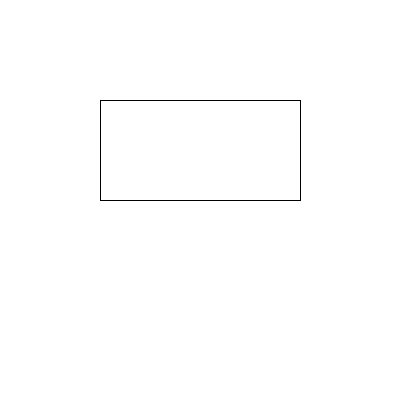
Frame 1 (no input)
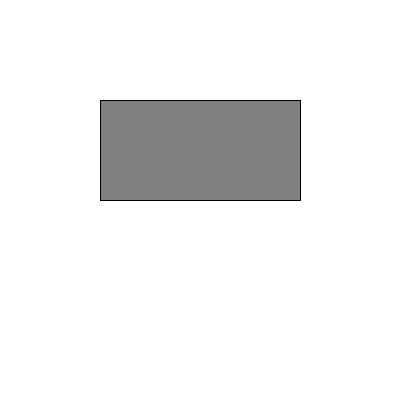
Frame 60 (the mouse pressed at the canvas centre just before this capture)
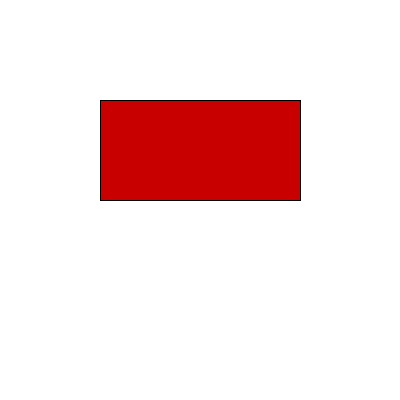
Frame 120 (the mouse held since frame 60 and released just before this capture)

The Processing sketch that drew these frames (run headless with seeded random() and noise(); from frame 60 on, the mouse is pressed at the canvas centre):

// Processing sketch: FdI_04_mouseRollOver
// ── FdI_04_mouseRollOver.pde
float x = 100;
float y = 100;
float w = 200;
float h = 100;

void setup() {
  size(400, 400);
}


void draw() {
  background(255);


  rect(x, y, w, h);

  // if (mouse sopra il rettangolo){
  if (mouseX >= x && mouseX <= (x+w)) {
    if (mouseY >= y && mouseY <= (y+h)) {
      fill(200, 0, 0);
    } else {
      fill(128);
    }
  } else {
    fill(128);
  }
}
